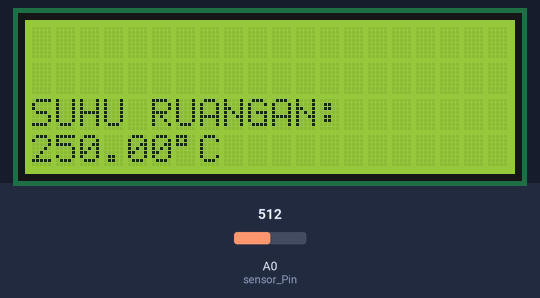
Bench run of a sketch on a simulated Arduino Uno, built with avr-gcc and run on an emulated ATmega328P. Parts: 20×4 character LCD. The inputs (shaded band) are chosen by the test bench; at power-on: A0 (sensor_Pin) = 512.

Above: at 2.2 s.
2.3 s: A0 (sensor_Pin) set to 716
At 2.9 s:
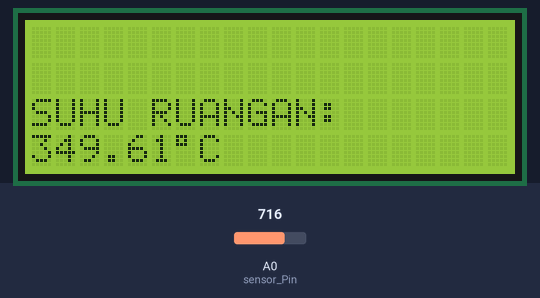
3.8 s: A0 (sensor_Pin) set to 900
At 4.2 s:
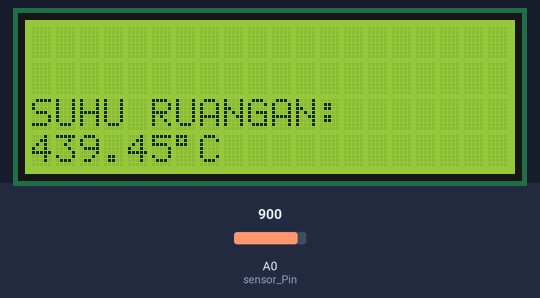
5.3 s: A0 (sensor_Pin) set to 1023
At 6.5 s:
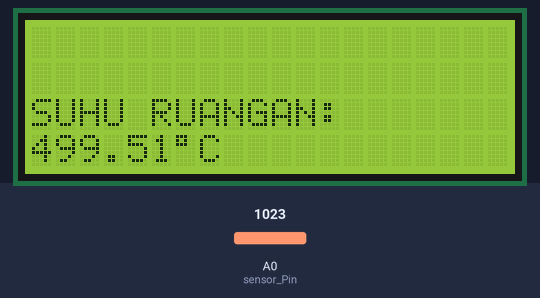
Timing chart, 0 to 8.3 s (numbered marks = the images above; inputs shaded):
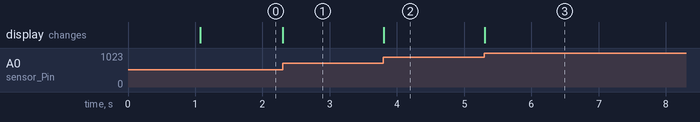

Measured:
- after the input at 2.3 s, the display: changes at once (image 1)
- after the input at 3.8 s, the display: changes at once (image 2)
- after the input at 5.3 s, the display: changes at once (image 3)

The sketch:

project_lm35.ino
```cpp
#include <LiquidCrystal.h>
LiquidCrystal lcd(13,12,11,10,9,8);
int sensor_Pin = A0;

void setup(){
  lcd.begin(20,4);
  lcd.setCursor(0,0);
  lcd.print("Monitoring Suhu");
  lcd.setCursor(0,1);
  lcd.print("Telekomunikasi PNJ");
  delay(1000);
  lcd.clear();
}

void loop(){
  int nilai_ADC_sensor = analogRead(sensor_Pin);
  double Celcius = ((5.0/1024.0)*nilai_ADC_sensor)*100;
  lcd.setCursor(0,2);
  lcd.print("SUHU RUANGAN:");
  lcd.setCursor(0,3);
  lcd.print(Celcius);
  lcd.setCursor(6,3);
  lcd.print((char)223);
  lcd.setCursor(7,3);
  lcd.print("C");
}
```
